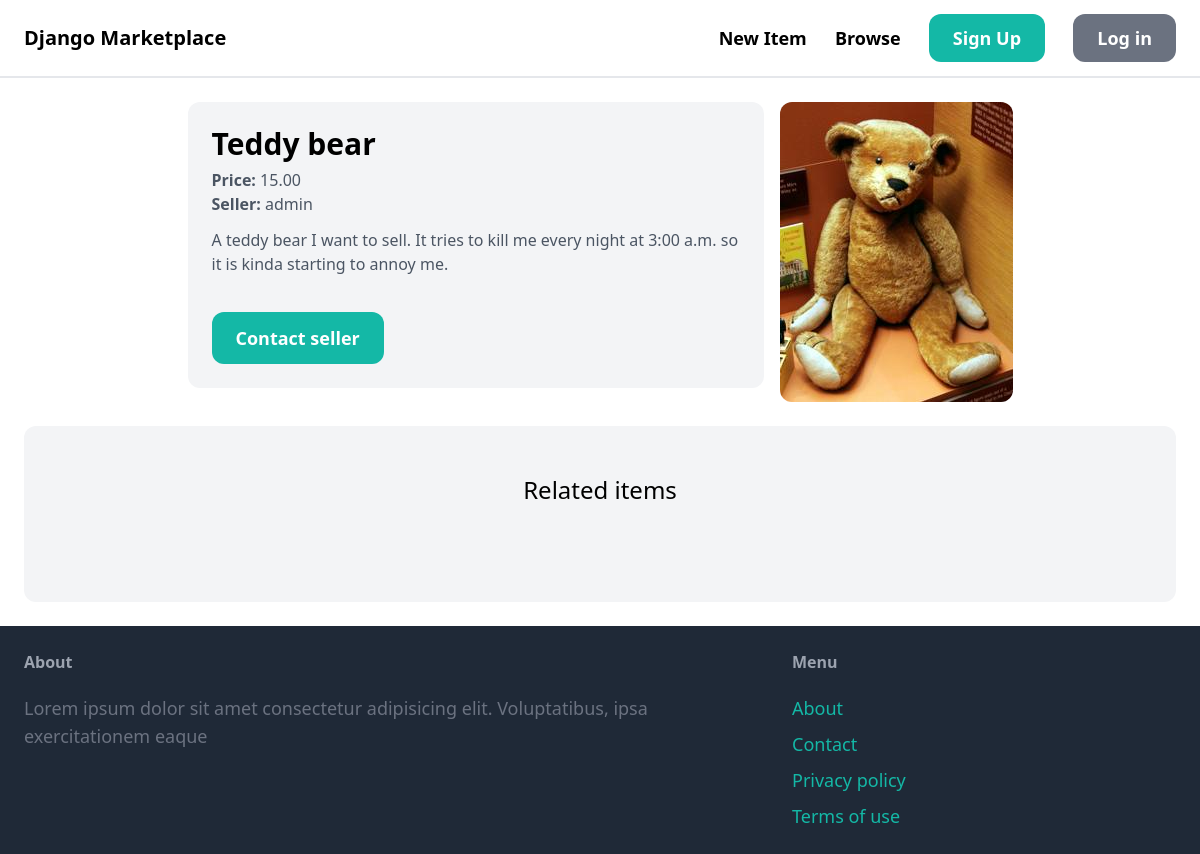
/item/1/, run on an earlier commit of the app's database.
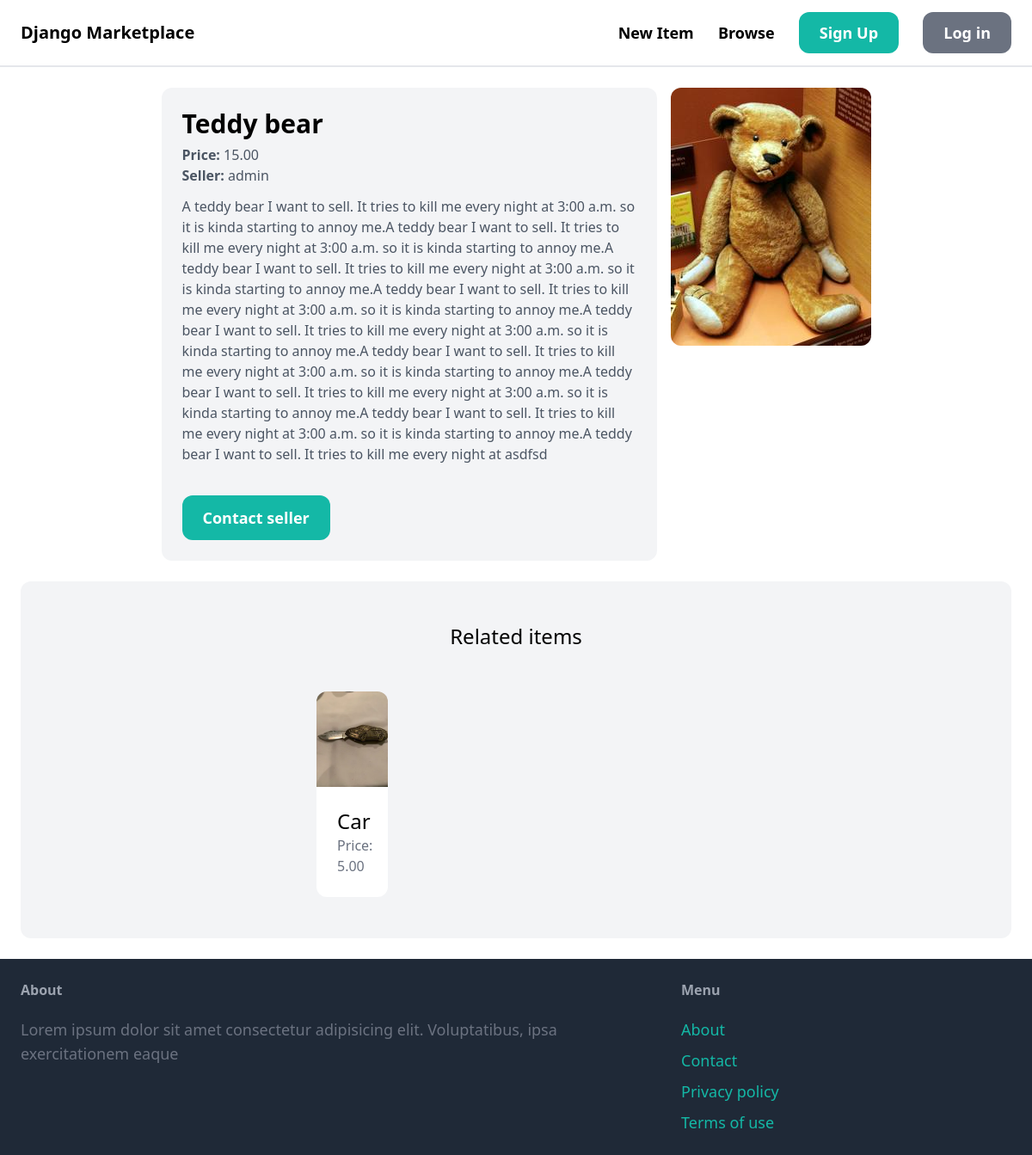
And on a later commit of the database.
### item/models.py (models this page shows, shortened)
class Item(Model):
    name = CharField(max_length=255)
    description = TextField(blank=True, null=True, max_length=950)
    price = MoneyField(max_digits=14, decimal_places=2, default_currency='USD')
    is_sold = BooleanField(default=False)
    image = ImageField(upload_to='item_images', blank=True, null=True)
    created_at = DateTimeField(auto_now_add=True)
    category = ForeignKey(Category, related_name='items', on_delete=CASCADE)
    created_by = ForeignKey(User, related_name='items', on_delete=CASCADE)
    class Meta:
        ordering = ('name',)

### item/views.py (the view)
# urls.py: path('<int:pk>/', views.detail, name='detail'),
def detail(request, pk):
    item = get_object_or_404(Item, pk=pk)
    related_items = Item.objects.filter(category=item.category, is_sold=False).exclude(pk=pk)[0:5]
    return render(request, 'item/detail.html', {
        'related_items': related_items,
        'item': item,
    })

### item/templates/item/detail.html (shortened to what this page needs)
{% extends "core/base.html" %}
{% block content %}
    <div class="flex space-x-4 justify-center">
        <div class="p-6 bg-gray-100 rounded-xl w-1/2 h-fit">
            <h1 class="text-3xl pb-1.5 font-bold">{{ item.name }}</h1>
            <p class="text-gray-600">
                <strong>Price:</strong> {{ item.price }}
            </p>
            <p class="text-gray-600">
                <strong>Seller:</strong> {{ item.created_by.username }}
            </p>
            {% if item.description %}
                <p class="py-3 text-gray-600">{{ item.description }}</p>
            {% endif %}
            <a href="#" class="inline-block mt-6 px-6 py-3 text-lg font-semibold bg-teal-500 text-white rounded-xl hover:bg-teal-700">Contact seller</a>
        </div>
        <img src="{{ item.image.url }}" class="rounded-xl self-baseline" alt="item-image" />
    </div>
    <div class="mt-6 px-6 py-12 bg-gray-100 rounded-xl">
        <h2 class="mb-12 text-2xl text-center">Related items</h2>
        <div class="mx-80">
            <div class="grid grid-cols-5 grid-rows-1 gap-3">
                {% for item in related_items %}
                    <div>
                        <a href="{% url 'item:detail' item.id %}">
                            <div>
                                <img src="{{ item.image.url }}" class="rounded-t-xl object-cover h-100 w-full" alt="item-image">
                            </div>
                            <div class="p-6 bg-white rounded-b-xl">
                                <h2 class="text-2xl">{{ item.name }}</h2>
                                <p class="text-gray-500">Price: {{ item.price }}</p>
                            </div>
                        </a>
                    </div>
                {% endfor %}
            </div>
        </div>
    </div>
{% endblock %}

What changed in the data, as far as the page shows it:
changed Item "Teddy bear": description "A teddy bear I want to sell. It tries to kill me every night at 3:00 a.m. so it is kinda starting to annoy me." → "…kinda starting to annoy me.A teddy bear I want to sell. It tries to kill me every night at 3:00 a.m. so it is kinda starting to annoy me.A teddy bear I want to sell. It tries to kill me every night at 3:00 a.m. so it is kinda starting to annoy me.A teddy bear I want to sell. It tries to kill me every night at 3:00 a.m. so it is kinda starting to annoy me.A teddy bear I want to sell. It tries to kill me every night at 3:00 a.m. so it is kinda starting to annoy me.A teddy bear I want to sell. It tries to kill me every night at 3:00 a.m. so it is kinda starting to annoy me.A teddy bear I want to sell. It tries to kill me every night at 3:00 a.m. so it is kinda starting to annoy me.A teddy…"
added Item: image (picture), name "Car", price "5.00"
